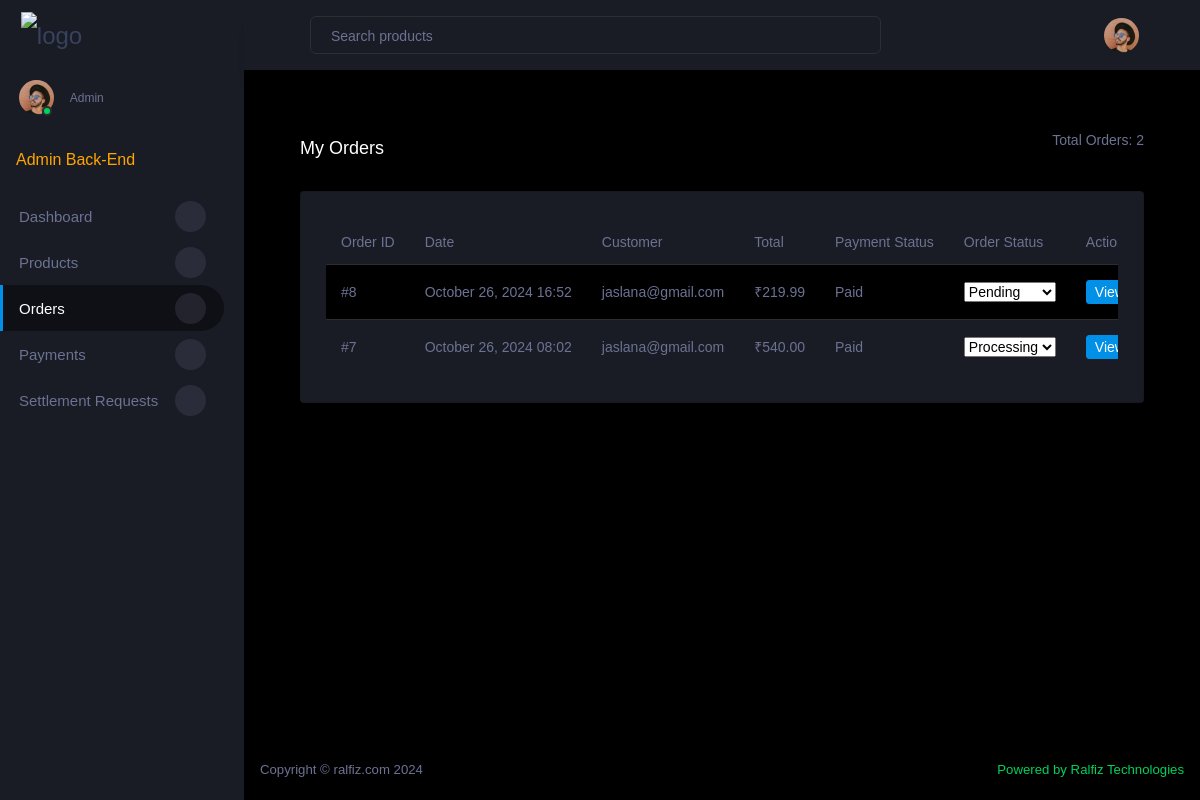
The app's page /seller/orders/ (signed in), older data.
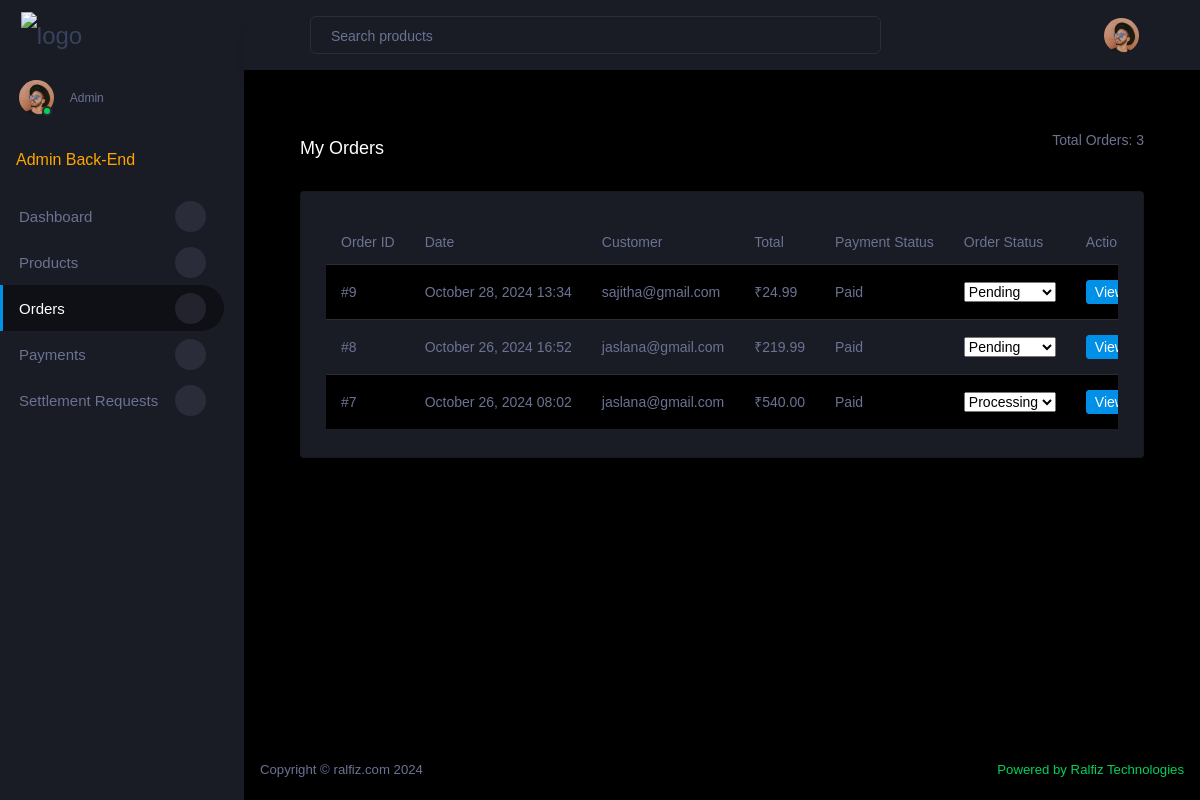
The same page, newer data.
### store/models.py (models this page shows, shortened)
class Order(models.Model):
    STATUS_CHOICES = (
        ('pending', 'Pending'),
        ('processing', 'Processing'),
        ('shipped', 'Shipped'),
        ('delivered', 'Delivered'),
        ('cancelled', 'Cancelled'),)
    settlement_request = models.ForeignKey(SettlementRequest, on_delete=models.SET_NULL, null=True, blank=True, related_name='orders')
    settlement_request_status = models.CharField(max_length=20, default='not_requested', choices=[
        ('not_requested', 'Not Requested'),
        ('requested', 'Requested'),
        ('approved', 'Approved'),
        ('rejected', 'Rejected'),
    ])
    status = models.CharField(max_length=20, choices=STATUS_CHOICES, default='pending')
    user = models.ForeignKey(settings.AUTH_USER_MODEL, on_delete=models.CASCADE, related_name='orders')
    seller = models.ForeignKey(settings.AUTH_USER_MODEL, on_delete=models.SET_NULL, null=True, blank=True, related_name='sold_orders')
    total_price = models.DecimalField(max_digits=10, decimal_places=2)
    shipping_address = models.TextField()
    phone_number = models.CharField(max_length=15)
    is_paid = models.BooleanField(default=False)
    razorpay_order_id = models.CharField(max_length=100, blank=True, null=True)
    razorpay_payment_id = models.CharField(max_length=100, blank=True, null=True)
    created_at = models.DateTimeField(auto_now_add=True)

class User(AbstractBaseUser, PermissionsMixin):
    email = models.EmailField(unique=True)
    is_seller = models.BooleanField(default=False)
    is_admin = models.BooleanField(default=False)
    is_active = models.BooleanField(default=True)
    is_staff = models.BooleanField(default=False)
    objects = CustomUserManager()
    USERNAME_FIELD = 'email'
    REQUIRED_FIELDS = []

### store/views.py (the view)
# urls.py: path('seller/orders/', views.seller_orders, name='seller_orders'),
@login_required
@user_passes_test(lambda u: u.is_seller)
def seller_orders(request):
    seller_products = Product.objects.filter(created_by=request.user)
    order_items = OrderItem.objects.filter(product__in=seller_products).select_related('order')
    orders = Order.objects.filter(items__in=order_items).distinct().order_by('-created_at')
    total_orders = orders.count()
    page = request.GET.get('page', 1)
    paginator = Paginator(orders, 10)  # Show 10 orders per page
    try:
        orders = paginator.page(page)
    except PageNotAnInteger:
        orders = paginator.page(1)
    except EmptyPage:
        orders = paginator.page(paginator.num_pages)
    context = {
        'orders': orders,
        'total_orders': total_orders
    }
    return render(request, 'store/seller_orders.html', context)

### store/templates/store/seller_orders.html (shortened to what this page needs)
{% extends 'store/seller_base.html' %}
{% block content %}
<div class="content-wrapper">
  <div class="page-header">
    <h3 class="page-title">My Orders</h3>
    <p class="text-muted">Total Orders: {{ total_orders }}</p>
  </div>
  <div class="row">
    <div class="col-lg-12 grid-margin stretch-card">
      <div class="card">
        <div class="card-body">
          <div class="table-responsive">
            <table class="table table-striped">
              <thead>
                <tr>
                  <th>Order ID</th>
                  <th>Date</th>
                  <th>Customer</th>
                  <th>Total</th>
                  <th>Payment Status</th>
                  <th>Order Status</th>
                  <th>Action</th>
                </tr>
              </thead>
              <tbody>
                {% for order in orders %}
                <tr>
                  <td>#{{ order.id }}</td>
                  <td>{{ order.created_at|date:"F d, Y H:i" }}</td>
                  <td>{{ order.user.email }}</td>
                  <td>₹{{ order.total_price }}</td>
                  <td>{% if order.is_paid %}Paid{% else %}Pending{% endif %}</td>
                  <td>
                    <form method="post" action="{% url 'update_order_status' order.id %}">
                      <select name="status" onchange="this.form.submit()">
                        {% for status, display in order.STATUS_CHOICES %}
                          <option value="{{ status }}" {% if order.status == status %}selected{% endif %}>
                            {{ display }}
                          </option>
                        {% endfor %}
                      </select>
                    </form>
                  </td>
                  <td>
                    <a href="{% url 'seller_order_detail' order.id %}" class="btn btn-primary btn-sm">View Details</a>
                  </td>
                </tr>
                {% empty %}
                <tr>
                  <td colspan="7">No orders found.</td>
                </tr>
                {% endfor %}
              </tbody>
            </table>
          </div>
        </div>
      </div>
    </div>
  </div>
</div>
{% endblock %}

Row changes from the older to the newer data that the page shows:
added Order: id "9", created_at "October 28, 2024 13:34", user.email "sajitha@gmail.com", total_price "24.99", is_paid "Paid", status "Pending"
Text that changed along with them:
{{ total_orders }}: "2" → "3"
